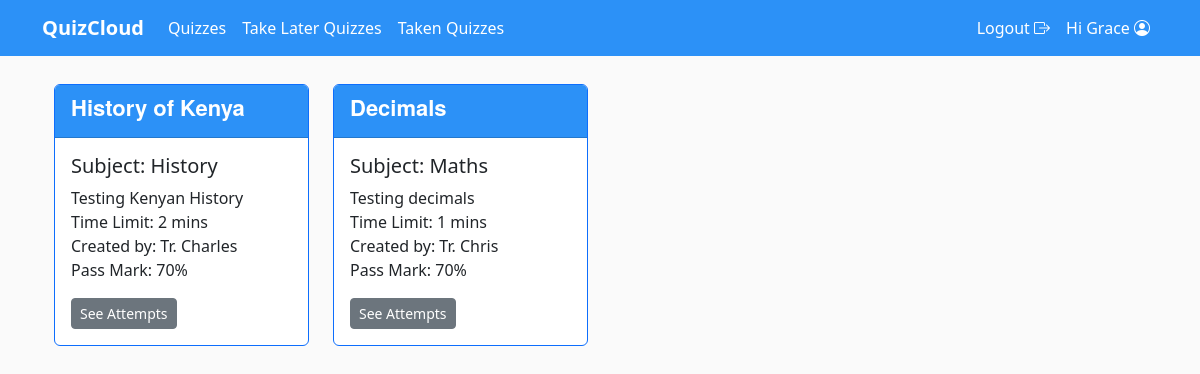
The app's page /quiz/completed_quizzes/ (signed in) with its own data.
### quiz/models.py (models this page shows, shortened)
class CustomUser(AbstractUser):
    def image_upload_to(self, instance=None):
        if instance:
            return os.path.join("Users", self.username, instance)
        return None
    STATUS = (
        ('student', 'student'),
        ('teacher', 'teacher'),
    )
    subjects = models.ManyToManyField(Subject, blank=True)
    email = models.EmailField(unique=True)
    status = models.CharField(max_length=100, choices=STATUS, default='student')
    school = models.CharField("School", max_length=100, default='', blank=True)
    image = models.ImageField(default='default/user.jpg', upload_to=image_upload_to)
    def __str__(self):
        return self.username

class Quiz(models.Model):
    id = models.UUIDField(primary_key=True, default=uuid.uuid4, editable=False)
    title = models.CharField(max_length=255)
    description = models.TextField()
    time_limit = models.PositiveIntegerField(help_text="Time limit in minutes")
    subject = models.ForeignKey(Subject, related_name='quizzes', on_delete=models.SET_NULL, null=True)
    created_by = models.ForeignKey(settings.AUTH_USER_MODEL, on_delete=models.PROTECT, related_name='created_quizzes')
    max_attempts = models.PositiveIntegerField(default=3, help_text="Maximum number of attempts allowed")
    pass_mark = models.PositiveIntegerField(default=80, help_text="Percentage Pass Mark")

class Subject(models.Model):
    id = models.UUIDField(primary_key=True, default=uuid.uuid4, editable=False)
    name = models.CharField(max_length=255)
    def __str__(self):
        return self.name

### quiz/views.py (the view)
# urls.py: path('quiz/completed_quizzes/', views.completed_quizzes, name='completed_quizzes'),
@student_required
def completed_quizzes(request):
    user = request.user
    student_subjects = user.subjects.all()
    quizzes = Quiz.objects.filter(subject__in=student_subjects).distinct()
    attempted_quizzes_ids = QuizAttempt.objects.filter(user=user).values_list('quiz_id', flat=True)
    attempted_quizzes = quizzes.filter(id__in=attempted_quizzes_ids)
    context = {
        'attempted_quizzes': attempted_quizzes,
        'user': user,
    }
    return render(request, 'quiz/completed_quizzes.html', context)

### quiz/templates/quiz/completed_quizzes.html (shortened to what this page needs)
{% extends 'quiz/header.html' %}
{% block content %}
<div class="container">
    <div class="row row-cols-1 row-cols-sm-2 row-cols-md-3 row-cols-lg-4 g-4 mt-1">
        {% for quiz in attempted_quizzes %}
        <div class="col">
            <div class="card border-primary h-100">
                <div class="class card-header" style="background-color: #2c91f7;">
                    <h4 class="text-white">{{ quiz.title }}</h4>
                </div>
                <div class="card-body">
                    <h5 class="card-title">Subject: {{ quiz.subject }}</h5>
                    <p class="card-text mb-0">{{ quiz.description }}</p>
                    <p class="mb-0">Time Limit: {{ quiz.time_limit }} mins</p>
                    <p class="mb-0">Created by: Tr. {{ quiz.created_by }}</p>
                    <p>Pass Mark: {{ quiz.pass_mark }}%</p>
                    <button data-quiz-id="{{ quiz.id }}"
                        data-url="{% url 'quiz_attempts' quiz.id %}"
                        onclick="toggleAttempts(this);"
                        class="btn btn-secondary btn-sm">See Attempts</button>
                </div>
            </div>
        </div>
        {% endfor %}
    </div>
</div>
{% endblock %}

### quiz/templates/quiz/includes/navbar.html (shortened to what this page needs)
<nav class="navbar sticky-top navbar-expand-lg navbar-light" style="background-color: #2c91f7;">
    <div class="container">
        <a href="#" class="navbar-brand fw-bold text-white">QuizCloud</a>
        <div class="collapse navbar-collapse" id="navbarCollapse">
            <div class="navbar-nav">
                {% if user.status == 'student' %}
                    {% if user.is_authenticated %}
                    <a href="{% url 'user_quizzes' %}" class="nav-item nav-link active text-white">
                        Quizzes
                    </a>
                    <a href="{% url 'view_take_later' %}" class="nav-item nav-link text-white">
                        Take Later Quizzes
                    </a>
                    <a href="{% url 'completed_quizzes' %}" class="nav-item nav-link text-white">
                        Taken Quizzes
                    </a>
                    {% endif %}
                {% endif %}
            </div>
            <div class="navbar-nav ms-auto">
                {% if user.is_authenticated %}
                <a href="{% url 'logout' %}" class="nav-item nav-link text-white">
                    Logout <i class="bi bi-box-arrow-right"></i>
                </a>
                <a href="{% url 'profile' user.username %}" class="nav-item nav-link text-white">
                    Hi {{ user.username }} <i class="bi bi-person-circle"></i>
                </a>
                {% endif %}
            </div>
        </div>
    </div>
</nav>

### quiz/static/quiz/main/main.css (style rules this page uses)
:root { --footercolor: #003F72; --navbarcolor: #003F72; --btncolor: #003F72; --socialcolor: #003F72; --brightText: #ffffff; }
body { background: #fafafa; }
h1, h2, h3, h4, h5, h6 { color: #444444; }
.article-style h2, h4 { font-weight: bold; letter-spacing: 0; font-family: sohne, "Helvetica Neue", Helvetica, Arial, sans-serif; font-style: normal; line-height: 28px !important; font-size: 22px !important; }

### records on screen
CustomUser: username "Grace"
Quiz: title "History of Kenya", subject "History", description "Testing Kenyan History", time_limit "2", created_by "Charles", pass_mark "70"
Quiz: title "Decimals", subject "Maths", description "Testing decimals", time_limit "1", created_by "Chris", pass_mark "70"
